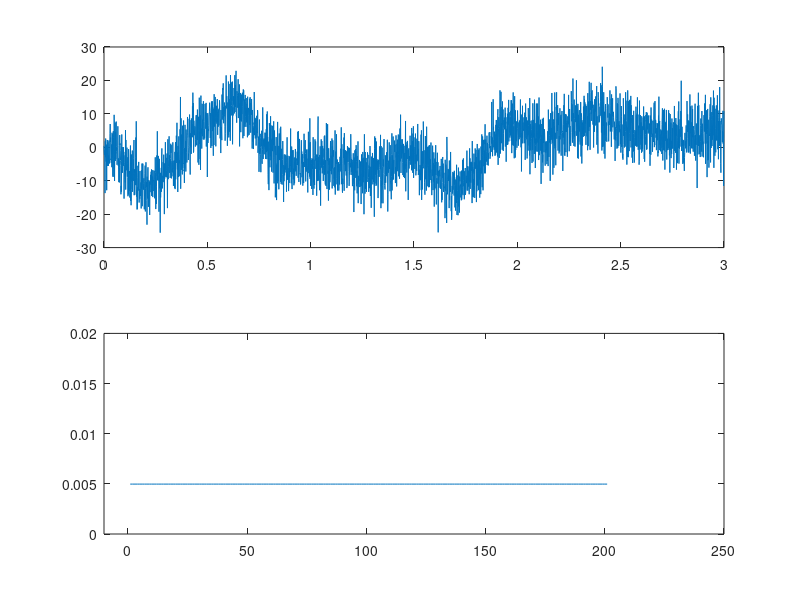
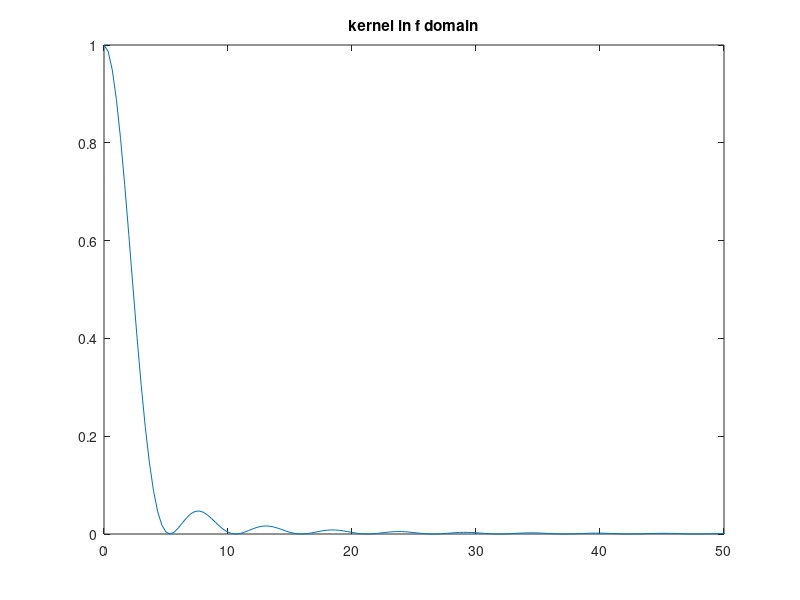
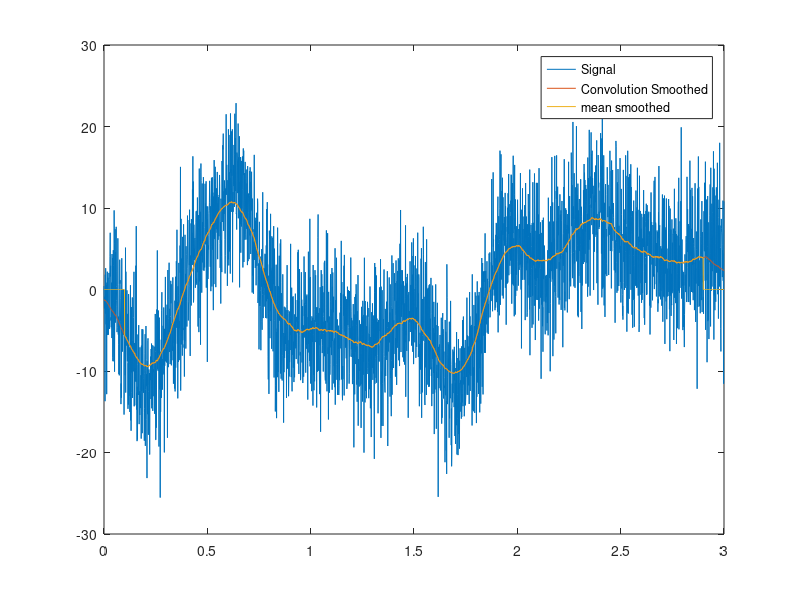

Reproduce these figures in MATLAB, in order.
clear, clf
%% 
% create signal

srate = 1000;
time = 0:1/srate:3;
n = length(time);
p = 15; %poles for random interpolation

% noise level, measured in standard deviation
noiseamp = 5;

% amplitude modulator and noise level
ampl = interp1(rand(p,1)*30,linspace(1,p,n));
noise = noiseamp * randn(size(time));
signal = ampl + noise;

%substract mean to eliminate DC
signal = signal - mean(signal);

%% make a kernel
k = 100;
kern_len = 2*k+1;
kernel = ones(1,(kern_len))*1/(kern_len);

figure(1),clf
subplot(211)
plot(time,signal)
subplot(212)
plot(kernel)
ylim([0 0.02]),xlim([-10 250])

%%
% 1.convolution method
filtered_sig = fft(signal,n+kern_len-1) .* fft(kernel,n+kern_len-1);
fil_sig = ifft(filtered_sig);

% 2.running mean filter method
filtsig = zeros(size(signal));
for i=k+1:n-k-1
    % each point is the average of k surrounding points
    filtsig(i) = mean(signal(i-k:i+k));
end

figure(2),clf
hz = linspace(0,srate,n);
kernelX = abs(fft(kernel,n+kern_len-1)).^2;
plot(hz,kernelX(1:length(hz)))
xlim([0 50])
title('kernel in f domain')

figure(3),clf
plot(time,signal,time,fil_sig(k+1:end-k),time,filtsig)
legend({'Signal';'Convolution Smoothed';'mean smoothed'})
